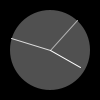
Frame 1 (no input)
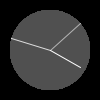
Frame 60 (the mouse pressed at the canvas centre just before this capture)
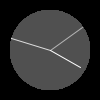
Frame 120 (the mouse held since frame 60 and released just before this capture)

The Processing sketch that drew these frames (run headless with seeded random() and noise(); from frame 60 on, the mouse is pressed at the canvas centre):

// Processing sketch: processing_142505
// ── processing_142505.pde

void setup(){
  size(100, 100);
  background(0);
}

void draw(){
  float s = map(second(), 0, 59, 0, TWO_PI)-HALF_PI;
  float m = map(minute(), 0, 59, 0, TWO_PI)-HALF_PI;
  float h = map(hour()%12, 0, 12, 0, TWO_PI)-HALF_PI;
  fill(80);
  noStroke();
  ellipse(50, 50, 80, 80);
  stroke(180);
  line(50, 50, 50+cos(s)*40, 50+sin(s)*40);
  stroke(220);
  line(50, 50, 50+cos(m)*40, 50+sin(m)*40);
  stroke(255);
  line(50, 50, 50+cos(h)*35, 50+sin(h)*35);
}
